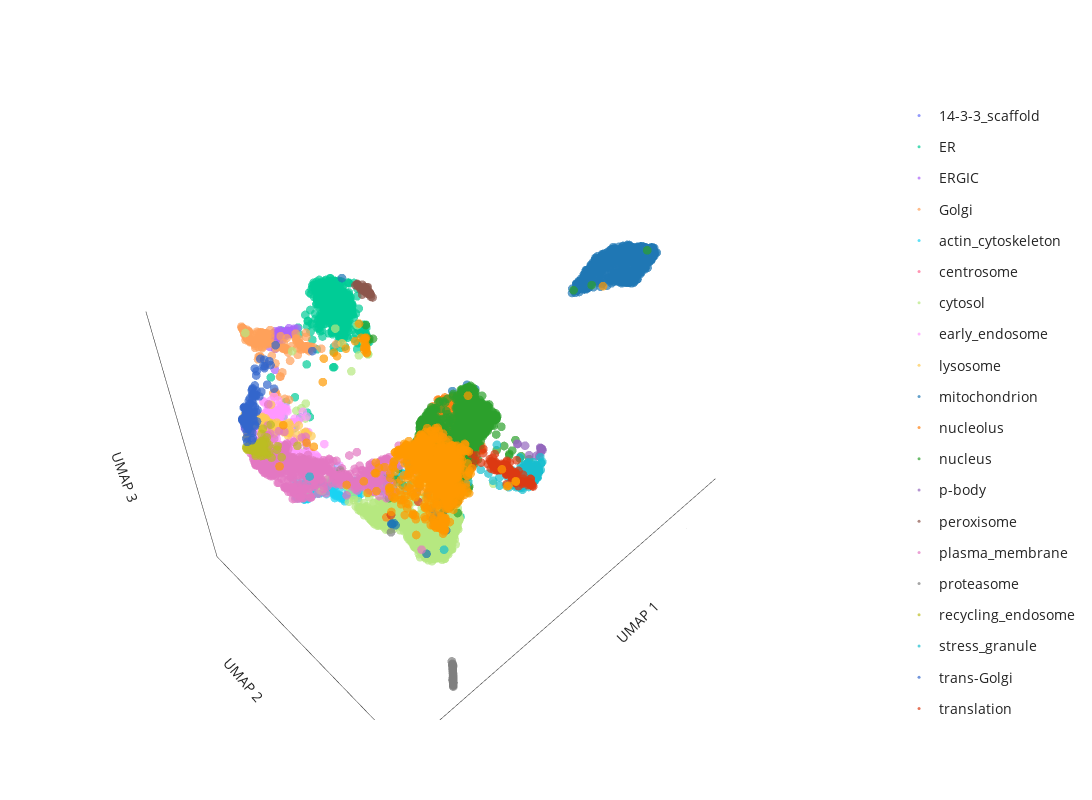

Here is the notebook cell this chart was saved with:
### Code cell
# generate 3D UMAP plot
label_to_color = "consensus_graph_annnotation" # **choose which annotation column to highlight here**

fig = pu.interaction_3D_umap(umap_table,
    node_name='Gene_name_canonical', cluster=label_to_color,
    unlabelled_color='#D0D3D4', unlabelled_opacity=0.1,
    x='3D_umap_1', y='3D_umap_2', z='3D_umap_3',
    categorical=True)
fig.update_layout(width=1200, height=800)

fig.show()

# save the figure as an html file
save_path = os.path.join("output")
save_name = f"UMAP_3Dview_seed={UMAP_seed}.html"
pio.write_html(fig, file=os.path.join(save_path, save_name), auto_open=False)

### Figure 1 — Plotly figure (JSON) as saved in the notebook; plotly's stock layout.template omitted (floating-point values rounded to 4 significant figures; data arrays with more than 128 entries replaced by an {"elided": "..."} marker saying what was removed)
{"data": [{"customdata": {"elided": "130x1 int values"}, "hovertemplate": "<b>%{hovertext}</b><br><br>consensus_graph_annnotation=14-3-3_scaffold<br>UMAP 1=%{x}<br>UMAP 2=%{y}<br>UMAP 3=%{z}<extra></extra>", "hovertext": {"elided": "130 str values"}, "legendgroup": "14-3-3_scaffold", "marker": {"color": "#636EFA", "opacity": 0.7, "size": 3, "symbol": "circle"}, "mode": "markers", "name": "14-3-3_scaffold", "scene": "scene", "showlegend": true, "type": "scatter3d", "x": {"elided": "130 float values"}, "y": {"elided": "130 float values"}, "z": {"elided": "130 float values"}}, {"customdata": {"elided": "750x1 int values"}, "hovertemplate": "<b>%{hovertext}</b><br><br>consensus_graph_annnotation=ER<br>UMAP 1=%{x}<br>UMAP 2=%{y}<br>UMAP 3=%{z}<extra></extra>", "hovertext": {"elided": "750 str values"}, "legendgroup": "ER", "marker": {"color": "#00CC96", "opacity": 0.7, "size": 3, "symbol": "circle"}, "mode": "markers", "name": "ER", "scene": "scene", "showlegend": true, "type": "scatter3d", "x": {"elided": "750 float values"}, "y": {"elided": "750 float values"}, "z": {"elided": "750 float values"}}, {"customdata": [[5141], [4808], [3029], [1983], [5688], [7569], [6800], [958], [512], [2998], [5705], [7596], [230], [3044], [7797], [3597], [5584], [6642], [3162], [4121], [8387], [5759], [282], [3837], [1754], [6281], [3827], [3648], [6708], [1747], [5712], [3519], [576], [4036], [3278], [1919], [4807], [4192], [1646], [3767], [2868], [666], [2299], [5218], [8011], [2511], [5383], [8481], [2617], [2501], [748], [2841], [6828], [2683], [4413]], "hovertemplate": "<b>%{hovertext}</b><br><br>consensus_graph_annnotation=ERGIC<br>UMAP 1=%{x}<br>UMAP 2=%{y}<br>UMAP 3=%{z}<extra></extra>", "hovertext": ["SCAP", "COPA", "GPR89B", "LMAN2", "YIF1B", "LMAN2L", "CHPT1", "COPZ1", "DESI2", "B4DSQ5[p]", "PIGG", "RAB3GAP2", "SREBF2", "ERGIC1", "RAB18", "SEC22B", "SAR1B", "MTMR14", "RAB3GAP1", "SEC24D", "TMED5", "SAR1A", "LMAN1", "RER1", "IER3IP1", "TMED4", "BET1", "SLC39A11", "MCFD2", "TRIM27", "RABL3", "COPB2", "TMED10", "SEC22B", "SEC31A", "ERP44", "COPB1", "SEC24A", "COPG2", "COPE", "YIPF5", "TMED9", "ERGIC3", "TMED1", "MTMR4", "RAB3B", "TMED2", "COPG1", "ARCN1", "LYSMD3", "EGFL7", "TRIM4", "SCFD1", "METTL9", "ARF4"], "legendgroup": "ERGIC", "marker": {"color": "#AB63FA", "opacity": 0.7, "size": 3, "symbol": "circle"}, "mode": "markers", "name": "ERGIC", "scene": "scene", "showlegend": true, "type": "scatter3d", "x": [8.495, 8.719, 8.391, 8.368, 8.51, 8.232, 8.876, 8.763, 8.43, 8.575, 8.243, 8.718, 8.414, 8.203, 8.267, 8.281, 8.637, 9.056, 8.773, 8.536, 8.159, 8.374, 8.19, 8.591, 8.431, 8.516, 8.625, 8.088, 8.228, 8.793, 8.328, 8.746, 8.198, 8.384, 9.016, 8.242, 8.764, 8.516, 8.815, 8.783, 8.628, 8.243, 8.571, 8.18, 8.168, 8.022, 8.274, 8.752, 8.749, 8.546, 8.472, 8.46, 8.421, 8.58, 8.836], "y": [4.598, 5.013, 4.818, 4.905, 4.727, 4.79, 4.848, 5.002, 4.848, 4.602, 4.752, 4.949, 4.789, 4.81, 4.949, 4.906, 4.956, 5.248, 4.952, 4.785, 4.917, 4.928, 4.95, 4.805, 4.885, 4.685, 4.632, 4.874, 4.878, 4.958, 4.949, 5.019, 4.978, 4.867, 4.661, 4.883, 4.972, 4.868, 4.932, 4.992, 4.813, 4.837, 4.621, 4.934, 4.797, 4.921, 4.884, 4.972, 4.986, 4.734, 4.626, 4.783, 4.848, 4.841, 4.818], "z": [6.542, 6.591, 6.56, 6.541, 6.577, 6.508, 6.304, 6.589, 6.52, 6.509, 6.518, 6.519, 6.573, 6.599, 6.56, 6.572, 6.296, 5.837, 6.504, 6.345, 6.562, 6.614, 6.499, 6.468, 6.51, 6.465, 6.499, 6.559, 6.538, 6.256, 6.577, 6.6, 6.472, 6.439, 6.478, 6.5, 6.584, 6.343, 6.561, 6.59, 6.411, 6.488, 6.511, 6.473, 6.386, 6.564, 6.486, 6.576, 6.597, 6.535, 6.478, 6.631, 6.452, 6.513, 6.387]}, {"customdata": {"elided": "193x1 int values"}, "hovertemplate": "<b>%{hovertext}</b><br><br>consensus_graph_annnotation=Golgi<br>UMAP 1=%{x}<br>UMAP 2=%{y}<br>UMAP 3=%{z}<extra></extra>", "hovertext": {"elided": "193 str values"}, "legendgroup": "Golgi", "marker": {"color": "#FFA15A", "opacity": 0.7, "size": 3, "symbol": "circle"}, "mode": "markers", "name": "Golgi", "scene": "scene", "showlegend": true, "type": "scatter3d", "x": {"elided": "193 float values"}, "y": {"elided": "193 float values"}, "z": {"elided": "193 float values"}}, {"customdata": {"elided": "279x1 int values"}, "hovertemplate": "<b>%{hovertext}</b><br><br>consensus_graph_annnotation=actin_cytoskeleton<br>UMAP 1=%{x}<br>UMAP 2=%{y}<br>UMAP 3=%{z}<extra></extra>", "hovertext": {"elided": "279 str values"}, "legendgroup": "actin_cytoskeleton", "marker": {"color": "#19D3F3", "opacity": 0.7, "size": 3, "symbol": "circle"}, "mode": "markers", "name": "actin_cytoskeleton", "scene": "scene", "showlegend": true, "type": "scatter3d", "x": {"elided": "279 float values"}, "y": {"elided": "279 float values"}, "z": {"elided": "279 float values"}}, {"customdata": [[4197], [7022], [5846], [5861], [6604], [5687], [1325], [4698], [7292], [6543], [2725], [3168], [7168], [6500], [354], [3244], [1174], [6153], [7486], [6507], [6155], [8501], [2284], [10], [7175], [7320], [2440], [1302], [1148], [5493], [1805], [6418], [6850], [2147], [4142], [5908], [3831], [1381], [5540], [4204], [8342], [6773], [2771], [1318], [3657], [7409], [22], [6181], [6389], [2140]], "hovertemplate": "<b>%{hovertext}</b><br><br>consensus_graph_annnotation=centrosome<br>UMAP 1=%{x}<br>UMAP 2=%{y}<br>UMAP 3=%{z}<extra></extra>", "hovertext": ["PCNT", "TBC1D31", "CROCC", "CEP350", "CEP120", "ODF2", "MPHOSPH9", "CSNK1D", "AKAP9", "NIN", "BBS4", "PCM1", "CCDC138", "SPICE1", "CEP57", "PCM1", "ALMS1", "TPGS1", "CEP41", "CNTROB", "CEP128", "CCDC61", "CEP350", "CCP110", "CEP63", "CCDC77", "OFD1", "WRAP73", "MED4", "KIF7", "CEP78", "CEP97", "PIBF1", "CEP290", "CEP152", "CEP135", "CETN3", "CDK5RAP2", "C2CD3", "CEP43", "SSX2IP", "CEP192", "CEP131", "RNF213", "CCDC14", "CEP250", "CEP72", "CEP68", "MIB1", "CSPP1"], "legendgroup": "centrosome", "marker": {"color": "#FF6692", "opacity": 0.7, "size": 3, "symbol": "circle"}, "mode": "markers", "name": "centrosome", "scene": "scene", "showlegend": true, "type": "scatter3d", "x": [8.098, 8.166, 8.024, 8.148, 8.091, 8.138, 7.662, 8.102, 8.067, 7.987, 8.144, 8.026, 8.064, 8.016, 7.987, 8.07, 7.853, 7.733, 8.033, 8.04, 8.122, 8.132, 6.659, 8.108, 7.629, 7.91, 8.12, 8.123, 8.015, 8.142, 7.704, 8.139, 8.123, 8.125, 7.77, 8.117, 7.16, 8.135, 7.568, 8.144, 8.107, 7.818, 8.048, 7.858, 8.144, 8.097, 8.144, 8.037, 8.013, 8.153], "y": [11.13, 11.15, 11.08, 11.16, 11.15, 11.15, 10.78, 11.1, 11.14, 11.08, 11.15, 11.03, 11.09, 11.05, 11.01, 11.04, 10.99, 10.7, 11.03, 11.13, 11.15, 11.15, 9.039, 11.09, 10.86, 11.01, 11.12, 11.11, 11.04, 11.15, 10.6, 10.94, 11.13, 11.13, 10.99, 11.17, 10.54, 11.16, 10.91, 11.12, 11.11, 10.99, 11.07, 10.81, 11.17, 11.15, 11.13, 11.12, 11.0, 11.17], "z": [5.042, 5.009, 5.035, 5.021, 5.108, 5.025, 4.919, 5.015, 5.086, 5.156, 5.018, 4.978, 4.98, 5.187, 5.231, 5.025, 5.172, 4.702, 5.093, 5.122, 5.025, 5.019, 3.39, 5.056, 5.055, 5.018, 5.008, 5.016, 4.952, 5.003, 4.546, 5.066, 5.02, 5.022, 5.101, 5.084, 5.283, 5.036, 4.892, 4.997, 5.004, 5.1, 5.013, 4.869, 5.029, 5.083, 5.009, 5.111, 4.98, 5.022]}, {"customdata": {"elided": "1836x1 int values"}, "hovertemplate": "<b>%{hovertext}</b><br><br>consensus_graph_annnotation=cytosol<br>UMAP 1=%{x}<br>UMAP 2=%{y}<br>UMAP 3=%{z}<extra></extra>", "hovertext": {"elided": "1836 str values"}, "legendgroup": "cytosol", "marker": {"color": "#B6E880", "opacity": 0.7, "size": 3, "symbol": "circle"}, "mode": "markers", "name": "cytosol", "scene": "scene", "showlegend": true, "type": "scatter3d", "x": {"elided": "1836 float values"}, "y": {"elided": "1836 float values"}, "z": {"elided": "1836 float values"}}, {"customdata": {"elided": "223x1 int values"}, "hovertemplate": "<b>%{hovertext}</b><br><br>consensus_graph_annnotation=early_endosome<br>UMAP 1=%{x}<br>UMAP 2=%{y}<br>UMAP 3=%{z}<extra></extra>", "hovertext": {"elided": "223 str values"}, "legendgroup": "early_endosome", "marker": {"color": "#FF97FF", "opacity": 0.7, "size": 3, "symbol": "circle"}, "mode": "markers", "name": "early_endosome", "scene": "scene", "showlegend": true, "type": "scatter3d", "x": {"elided": "223 float values"}, "y": {"elided": "223 float values"}, "z": {"elided": "223 float values"}}, {"customdata": {"elided": "169x1 int values"}, "hovertemplate": "<b>%{hovertext}</b><br><br>consensus_graph_annnotation=lysosome<br>UMAP 1=%{x}<br>UMAP 2=%{y}<br>UMAP 3=%{z}<extra></extra>", "hovertext": {"elided": "169 str values"}, "legendgroup": "lysosome", "marker": {"color": "#FECB52", "opacity": 0.7, "size": 3, "symbol": "circle"}, "mode": "markers", "name": "lysosome", "scene": "scene", "showlegend": true, "type": "scatter3d", "x": {"elided": "169 float values"}, "y": {"elided": "169 float values"}, "z": {"elided": "169 float values"}}, {"customdata": {"elided": "864x1 int values"}, "hovertemplate": "<b>%{hovertext}</b><br><br>consensus_graph_annnotation=mitochondrion<br>UMAP 1=%{x}<br>UMAP 2=%{y}<br>UMAP 3=%{z}<extra></extra>", "hovertext": {"elided": "864 str values"}, "legendgroup": "mitochondrion", "marker": {"color": "#1F77B4", "opacity": 0.7, "size": 3, "symbol": "circle"}, "mode": "markers", "name": "mitochondrion", "scene": "scene", "showlegend": true, "type": "scatter3d", "x": {"elided": "864 float values"}, "y": {"elided": "864 float values"}, "z": {"elided": "864 float values"}}, {"customdata": {"elided": "209x1 int values"}, "hovertemplate": "<b>%{hovertext}</b><br><br>consensus_graph_annnotation=nucleolus<br>UMAP 1=%{x}<br>UMAP 2=%{y}<br>UMAP 3=%{z}<extra></extra>", "hovertext": {"elided": "209 str values"}, "legendgroup": "nucleolus", "marker": {"color": "#FF7F0E", "opacity": 0.7, "size": 3, "symbol": "circle"}, "mode": "markers", "name": "nucleolus", "scene": "scene", "showlegend": true, "type": "scatter3d", "x": {"elided": "209 float values"}, "y": {"elided": "209 float values"}, "z": {"elided": "209 float values"}}, {"customdata": {"elided": "1538x1 int values"}, "hovertemplate": "<b>%{hovertext}</b><br><br>consensus_graph_annnotation=nucleus<br>UMAP 1=%{x}<br>UMAP 2=%{y}<br>UMAP 3=%{z}<extra></extra>", "hovertext": {"elided": "1538 str values"}, "legendgroup": "nucleus", "marker": {"color": "#2CA02C", "opacity": 0.7, "size": 3, "symbol": "circle"}, "mode": "markers", "name": "nucleus", "scene": "scene", "showlegend": true, "type": "scatter3d", "x": {"elided": "1538 float values"}, "y": {"elided": "1538 float values"}, "z": {"elided": "1538 float values"}}, {"customdata": [[8379], [7660], [1520], [219], [6036], [6495], [6493], [1268], [6129], [5829], [7064], [7446], [6651], [8432], [4933], [6297], [7814], [6391]], "hovertemplate": "<b>%{hovertext}</b><br><br>consensus_graph_annnotation=p-body<br>UMAP 1=%{x}<br>UMAP 2=%{y}<br>UMAP 3=%{z}<extra></extra>", "hovertext": ["LSM2", "YTHDC2", "LSM1", "EIF4ENIF1", "EDC4", "XRN1", "DCP1B", "LSM5", "Q6ZMY0[p]", "LSM14B", "EDC3", "LSM14B", "LSM14A", "MARF1", "LSM3", "PATL1", "DCP1A", "DCP2"], "legendgroup": "p-body", "marker": {"color": "#9467BD", "opacity": 0.7, "size": 3, "symbol": "circle"}, "mode": "markers", "name": "p-body", "scene": "scene", "showlegend": true, "type": "scatter3d", "x": [6.182, 6.146, 5.962, 6.028, 5.981, 6.001, 5.972, 6.133, 6.242, 6.169, 5.998, 7.944, 6.074, 5.939, 6.216, 5.973, 5.991, 5.974], "y": [11.46, 12.13, 12.03, 12.08, 12.08, 12.11, 12.05, 11.66, 11.9, 12.06, 12.07, 10.64, 12.12, 11.98, 11.47, 12.02, 12.07, 12.05], "z": [5.158, 5.129, 5.221, 5.222, 5.235, 5.231, 5.225, 5.19, 5.087, 5.118, 5.226, 5.893, 5.199, 5.201, 5.194, 5.228, 5.225, 5.232]}, {"customdata": [[3836], [3713], [306], [1482], [7468], [6346], [5958], [4861], [1164], [4512], [5111], [174], [8189], [5972], [5503], [7253], [2180], [3930], [4509], [2947], [3917], [5567], [1483], [757], [3834], [932], [8473], [1991], [6163], [1081], [8225], [2751], [4574], [4578], [4030], [6315], [6915], [2004], [7852], [3780]], "hovertemplate": "<b>%{hovertext}</b><br><br>consensus_graph_annnotation=peroxisome<br>UMAP 1=%{x}<br>UMAP 2=%{y}<br>UMAP 3=%{z}<extra></extra>", "hovertext": ["ACOX3", "AGPS", "ACAA1", "PEX5", "PECR", "LONP2", "GSTK1", "PEX3", "PEX12", "PEX2", "EHHADH", "PEX26", "HACL1", "ECI2", "TYSND1", "PAFAH2", "ACBD5", "PEX1", "ABCD3", "B4DL07[p]", "SLC25A17", "DECR2", "HSD17B4", "ACOX1", "GNPAT", "FAR2", "PEX16", "SCP2", "ACAD11", "PEX6", "CROT", "FAR1", "ABCD1", "EPHX2", "PEX14", "TMEM135", "PEX13", "CAT", "PXMP2", "ACOT8"], "legendgroup": "peroxisome", "marker": {"color": "#8C564B", "opacity": 0.7, "size": 3, "symbol": "circle"}, "mode": "markers", "name": "peroxisome", "scene": "scene", "showlegend": true, "type": "scatter3d", "x": [5.925, 5.885, 5.981, 5.817, 6.009, 5.913, 6.067, 6.13, 5.901, 5.878, 6.09, 5.817, 5.94, 6.024, 5.92, 5.826, 6.017, 5.834, 5.898, 5.851, 6.052, 6.055, 5.859, 5.897, 5.911, 5.942, 6.176, 5.86, 6.081, 5.85, 5.856, 5.949, 5.838, 5.852, 5.935, 5.891, 6.082, 5.978, 5.92, 6.095], "y": [5.258, 5.364, 5.335, 5.472, 5.275, 5.28, 5.341, 5.251, 5.299, 5.308, 5.174, 5.289, 5.329, 5.33, 5.26, 5.409, 5.253, 5.397, 5.351, 5.371, 5.203, 5.268, 5.37, 5.349, 5.346, 5.216, 5.218, 5.398, 5.175, 5.406, 5.294, 5.335, 5.381, 5.446, 5.37, 5.351, 5.214, 5.329, 5.362, 5.204], "z": [7.198, 7.071, 7.159, 6.91, 7.184, 7.176, 7.039, 7.294, 7.156, 7.147, 7.31, 7.164, 7.114, 7.145, 7.2, 6.988, 7.178, 7.014, 7.085, 7.048, 7.247, 7.179, 7.043, 7.115, 7.119, 7.264, 7.326, 6.992, 7.32, 6.995, 7.18, 7.139, 7.047, 6.932, 7.078, 7.081, 7.284, 7.111, 7.029, 7.305]}, {"customdata": {"elided": "653x1 int values"}, "hovertemplate": "<b>%{hovertext}</b><br><br>consensus_graph_annnotation=plasma_membrane<br>UMAP 1=%{x}<br>UMAP 2=%{y}<br>UMAP 3=%{z}<extra></extra>", "hovertext": {"elided": "653 str values"}, "legendgroup": "plasma_membrane", "marker": {"color": "#E377C2", "opacity": 0.7, "size": 3, "symbol": "circle"}, "mode": "markers", "name": "plasma_membrane", "scene": "scene", "showlegend": true, "type": "scatter3d", "x": {"elided": "653 float values"}, "y": {"elided": "653 float values"}, "z": {"elided": "653 float values"}}, {"customdata": [[4486], [1249], [5451], [649], [4485], [3356], [1264], [2438], [7128], [4906], [8070], [6621], [698], [5333], [7251], [1587], [4822], [5193], [8514], [8511], [8330], [5885], [4922], [5347], [6939], [2748], [1653], [594], [3553], [1654], [5078], [1418], [1965], [1655], [4508], [1470], [259], [263], [5836], [3723], [5597], [1686], [984], [4768], [2835], [6831], [1448], [7531], [1664], [4507], [5387], [6593], [4825], [4830], [5950], [3868], [8437], [1244], [1416], [5880], [5724], [8431], [5742], [5741], [1652], [879], [3035], [5957], [3883], [1624], [1625], [5615]], "hovertemplate": "<b>%{hovertext}</b><br><br>consensus_graph_annnotation=proteasome<br>UMAP 1=%{x}<br>UMAP 2=%{y}<br>UMAP 3=%{z}<extra></extra>", "hovertext": ["PSMA4", "PSMC6", "ADRM1", "RAD23A", "PSMA1", "PSMB7", "NUB1", "PSMC4", "NGLY1", "PSME3", "RNF181", "AFG2A", "PSMG3", "PSME4", "PSMD1", "PSMA5", "USP14", "PSMD2", "PSMC3", "PSMD8", "POMP", "ECPAS", "PSMC1", "PSMD6", "PSMG2", "PSMG1", "PSMA3", "PSME3IP1", "UBFD1", "PSMA6", "UBE3A", "PSME1", "PSMB3", "PSMB4", "PSMB5", "PSMD12", "PSMD13", "ZFAND5", "DDI2", "PSMD11", "PSMB1", "PSMD14", "TCP11L2", "PSMD7", "TCP11L1", "UBLCP1", "BAG1", "PITHD1", "PSMC2", "PSMB6", "UBE3C", "UBR7", "RAD23B", "PSMD4", "PSME3", "PSMD3", "RNF115", "PSME2", "PSMA7", "PSMD4", "PSMG4", "USP15", "UCHL5", "UCHL5", "PSMC3", "PSMA2", "UBQLN2", "ZFAND6", "TXNL1", "PSMC5", "PSMB2", "AKIRIN2"], "legendgroup": "proteasome", "marker": {"color": "#7F7F7F", "opacity": 0.7, "size": 3, "symbol": "circle"}, "mode": "markers", "name": "proteasome", "scene": "scene", "showlegend": true, "type": "scatter3d", "x": [9.41, 9.425, 9.41, 9.189, 9.421, 9.404, 9.203, 9.44, 9.127, 8.933, 9.132, 9.258, 9.221, 9.328, 9.431, 9.377, 9.375, 9.41, 9.429, 9.461, 9.189, 9.307, 9.4, 9.371, 9.337, 9.302, 9.4, 9.168, 9.194, 9.41, 9.23, 9.429, 9.447, 9.438, 9.419, 9.419, 9.443, 9.224, 9.12, 9.423, 9.441, 9.383, 9.167, 9.413, 9.143, 9.214, 9.159, 9.177, 9.423, 9.39, 9.342, 9.164, 9.423, 9.404, 9.272, 9.39, 9.343, 9.369, 9.372, 9.443, 9.152, 9.201, 9.207, 9.406, 9.165, 9.392, 9.391, 9.206, 9.221, 9.419, 9.404, 9.188], "y": [12.39, 12.41, 12.39, 12.14, 12.4, 12.38, 12.16, 12.42, 12.08, 9.637, 12.06, 12.22, 12.18, 12.3, 12.42, 12.36, 12.35, 12.39, 12.41, 12.45, 12.15, 12.28, 12.38, 12.35, 12.31, 12.28, 12.38, 12.12, 12.15, 12.4, 12.19, 12.41, 12.43, 12.42, 12.4, 12.4, 12.43, 12.18, 12.04, 12.41, 12.43, 12.36, 12.12, 12.4, 12.09, 12.17, 12.12, 12.13, 12.4, 12.37, 12.32, 12.1, 12.41, 12.39, 12.24, 12.38, 12.31, 12.35, 12.35, 12.43, 12.12, 12.15, 12.16, 12.39, 12.11, 12.37, 12.34, 12.16, 12.18, 12.4, 12.38, 12.14], "z": [-0.3427, -0.3555, -0.3402, -0.1848, -0.351, -0.3368, -0.1967, -0.3725, -0.13, 2.779, -0.1519, -0.2316, -0.2099, -0.2875, -0.3633, -0.3119, -0.3134, -0.3437, -0.3606, -0.3935, -0.189, -0.2667, -0.334, -0.3101, -0.2924, -0.2528, -0.3343, -0.1678, -0.1931, -0.3288, -0.2144, -0.3596, -0.376, -0.3711, -0.3499, -0.3524, -0.3737, -0.2133, -0.06983, -0.3554, -0.3717, -0.3173, -0.17, -0.3478, -0.1416, -0.198, -0.1563, -0.184, -0.353, -0.319, -0.2866, -0.1491, -0.3522, -0.3395, -0.2415, -0.3417, -0.2814, -0.3127, -0.307, -0.3756, -0.148, -0.2033, -0.2046, -0.3334, -0.1647, -0.324, -0.288, -0.1991, -0.2112, -0.3522, -0.3377, -0.183]}, {"customdata": [[2023], [1704], [1809], [1853], [5635], [5020], [2276], [1700], [5725], [2404], [1687], [7407], [7680], [7357], [1670], [4978], [2322], [4987], [2203], [5740], [1786], [2035], [7514], [1814], [8183], [6354], [5162], [267], [7988], [257], [3777], [3787], [5500], [828], [3824], [3850], [196], [4560], [5103], [5520], [6907], [6926], [6210], [977], [2681], [8034], [6726], [5445], [3368], [5442], [3470], [8232], [640], [6497], [5242], [8345], [457], [444], [8110], [6446], [6652], [6435], [5408], [3133], [6377], [6460], [5551], [5217], [7074], [4654], [8496], [4701], [7092], [4695], [2593], [14], [2612], [7781], [6117], [6138], [2515], [5024], [64], [3995], [5786]], "hovertemplate": "<b>%{hovertext}</b><br><br>consensus_graph_annnotation=recycling_endosome<br>UMAP 1=%{x}<br>UMAP 2=%{y}<br>UMAP 3=%{z}<extra></extra>", "hovertext": ["ECE1", "RALGAPA1", "ATP13A3", "ARHGAP10", "ATP6V0A1", "LRP2", "STEAP3", "RAB11FIP5", "WDR44", "Q59FF5[p];A8CDT9[p]", "SERPINF1", "VAMP8", "PACC1", "CRACR2A", "SCAMP2", "SIRPA", "ABCB1", "CSNK1G2", "ARL13B", "COLEC12", "STX3", "A0A3B3ITR4[p]", "SEMA4C", "SMIM1", "LNPEP", "RALGAPB", "PTPRJ", "CEMIP2", "GFOD1", "NKIRAS2", "ITGB1BP1", "SCAMP3", "RALGAPA2", "SLC12A6", "SCAMP1", "STX7", "CDK16", "SFN", "LRP1", "GFOD2", "APBB2", "SCAMP4", "RAB11FIP2", "SYT1", "ATP6V0D1", "PODXL2", "ITFG1", "RAB11B", "ATP11A", "VAMP3", "VAMP2", "PACSIN3", "LDLR", "CMTM4", "RAB32", "ATP11B", "CERK", "MYADM", "MRC2", "CD302", "CCNY", "LMTK2", "NHERF2", "PODXL", "STX12", "SLC35F2", "ANO6", "ADAM9", "CMTM7", "SLC1A1", "CSNK1G3", "ADGRE5", "ABHD17A", "TRAPPC10", "BICD1", "GPRC5B", "MICALL1", "KIAA1549", "RAB11FIP1", "SLCO4C1", "A8K6Q8[p];B7Z2I6[p]", "ATP8B2", "FCGRT", "ATP9A", "SLC35F1"], "legendgroup": "recycling_endosome", "marker": {"color": "#BCBD22", "opacity": 0.7, "size": 3, "symbol": "circle"}, "mode": "markers", "name": "recycling_endosome", "scene": "scene", "showlegend": true, "type": "scatter3d", "x": [10.74, 10.96, 10.89, 10.54, 10.47, 10.95, 10.71, 10.72, 10.64, 10.91, 10.02, 10.64, 10.64, 10.76, 10.6, 10.55, 10.9, 10.6, 10.85, 10.88, 10.71, 10.89, 10.93, 10.93, 10.77, 10.86, 10.94, 10.91, 10.95, 10.92, 10.76, 10.21, 10.97, 10.85, 10.55, 10.52, 10.37, 10.75, 10.86, 10.65, 10.35, 10.58, 10.96, 10.81, 10.31, 10.78, 10.58, 10.22, 10.9, 10.27, 10.5, 10.68, 10.89, 10.48, 10.69, 10.92, 10.85, 10.24, 10.91, 10.58, 10.51, 10.95, 10.7, 10.82, 10.34, 10.66, 10.78, 10.81, 10.67, 10.61, 10.83, 10.94, 10.86, 10.72, 9.729, 10.89, 10.96, 10.92, 10.75, 10.59, 10.34, 10.73, 10.55, 10.88, 10.65], "y": [6.835, 6.892, 6.715, 7.116, 6.65, 6.875, 6.804, 6.942, 6.731, 6.942, 6.353, 6.742, 6.749, 6.804, 6.812, 6.854, 6.861, 7.028, 6.844, 6.815, 6.897, 6.966, 6.677, 6.762, 6.551, 6.881, 6.906, 6.854, 6.881, 6.88, 7.104, 6.268, 6.905, 6.567, 6.755, 6.763, 7.309, 7.117, 6.545, 7.01, 6.635, 6.798, 6.901, 6.59, 6.325, 6.913, 6.707, 6.921, 6.742, 6.508, 6.612, 6.929, 6.573, 6.777, 6.883, 6.801, 6.93, 6.884, 6.688, 6.759, 6.985, 6.894, 7.013, 6.884, 6.522, 6.898, 6.869, 6.914, 6.741, 6.91, 6.907, 6.751, 6.851, 6.38, 7.013, 6.865, 6.909, 6.914, 6.913, 6.843, 6.713, 6.959, 6.851, 6.824, 6.923], "z": [4.959, 5.129, 5.003, 4.736, 4.956, 5.109, 4.842, 5.042, 4.993, 5.099, 5.093, 5.01, 4.941, 5.041, 5.014, 4.93, 5.049, 4.82, 5.001, 5.046, 4.76, 5.085, 5.0, 5.055, 4.859, 5.094, 5.109, 5.073, 5.109, 5.094, 5.062, 5.018, 5.132, 4.958, 5.015, 4.956, 4.758, 5.107, 4.887, 4.919, 4.85, 5.025, 5.132, 4.987, 4.932, 4.956, 4.994, 4.82, 5.01, 4.897, 4.949, 4.904, 4.959, 4.652, 5.007, 5.071, 4.866, 4.692, 5.011, 4.887, 4.795, 5.117, 4.827, 4.985, 4.86, 5.011, 4.982, 4.964, 5.002, 4.91, 4.9, 5.0, 5.038, 5.086, 4.603, 5.016, 5.117, 5.082, 5.031, 4.992, 4.792, 4.916, 4.988, 5.086, 5.061]}, {"customdata": {"elided": "252x1 int values"}, "hovertemplate": "<b>%{hovertext}</b><br><br>consensus_graph_annnotation=stress_granule<br>UMAP 1=%{x}<br>UMAP 2=%{y}<br>UMAP 3=%{z}<extra></extra>", "hovertext": {"elided": "252 str values"}, "legendgroup": "stress_granule", "marker": {"color": "#17BECF", "opacity": 0.7, "size": 3, "symbol": "circle"}, "mode": "markers", "name": "stress_granule", "scene": "scene", "showlegend": true, "type": "scatter3d", "x": {"elided": "252 float values"}, "y": {"elided": "252 float values"}, "z": {"elided": "252 float values"}}, {"customdata": [[8339], [558], [1620], [4], [5579], [7579], [1345], [531], [7459], [7452], [1224], [1630], [1027], [8422], [7495], [7866], [1130], [5071], [8447], [422], [7828], [7919], [7549], [416], [1556], [383], [7501], [771], [8465], [8324], [8280], [1403], [1778], [1239], [300], [2073], [6401], [2090], [2855], [4448], [3007], [2430], [6388], [3661], [4009], [4434], [2353], [2818], [3222], [7345], [6756], [4028], [3396], [5907], [6909], [3052], [2514], [6644], [2094], [3955], [2984], [4791], [6293], [3801], [4324], [7242], [7202], [6829], [2159], [7189], [6799], [7188], [3899], [3901], [4772], [2907], [6588], [3913], [2274], [6340], [3925], [4771], [6743], [6420], [6272], [2729], [6951], [5882], [5898], [2569], [5901], [2584], [5895], [2727], [3151], [5667], [7013], [5951], [6959], [3558], [4162], [3083], [6505], [4099], [2761], [1929]], "hovertemplate": "<b>%{hovertext}</b><br><br>consensus_graph_annnotation=trans-Golgi<br>UMAP 1=%{x}<br>UMAP 2=%{y}<br>UMAP 3=%{z}<extra></extra>", "hovertext": ["TRAPPC4", "ANGEL1", "OSBPL11", "TM9SF2", "MTMR9", "CYSTM1", "TRAPPC2L", "SPG21", "TMEM59", "OSBPL10", "SNAP47", "SH3GLB1", "TRAPPC8", "ATP6V0A2", "WDR11", "RAB6B", "SPRYD7", "ATP7A", "YIPF1", "WDFY1", "HINT3", "NDFIP2", "RAB33B", "ATG9A", "DTNBP1", "ACBD3", "PRKD2", "SYNGR2", "TRAPPC1", "MTMR6", "SNX7", "SLC12A7", "PSEN2", "ARFIP2", "TBC1D5", "LRBA", "TRAPPC5", "TGOLN2", "TRAPPC11", "OSBP", "LMBRD2", "TMEM87A", "RAB43", "C17orf75", "DNAJC13", "M6PR", "TRAPPC13", "GOLM1", "TVP23C", "SLC35A5", "BLOC1S5", "VAMP4", "MDK", "FAM91A1", "GLG1", "ARFIP1", "SV2A", "DAGLB", "MFSD4B", "STX10", "KCT2", "EFNA5", "TRAPPC6B", "RAB29", "TRAPPC2", "OSBPL9", "TRAPPC9", "TRAPPC12", "SLC9A6", "STX16", "RAB2B", "ANKRD27", "SPRY1", "TRAPPC3", "CLCN5", "SLC12A4", "ARFGAP1", "STX6", "TMEM63A", "TPRA1", "ATP9B", "CLCN3", "PI4K2B", "FAM219A", "PLEKHH3", "SYAP1", "TMEM230", "SNX30", "LRIG1", "YIPF6", "AP1AR", "SORT1", "FAM219B", "KIAA0319L", "ATP7B", "ATP8A1", "RAB39B", "NAPG", "VTI1A", "STX16", "SNX4", "SYNGR1", "FAM177A1", "CPD", "SNX8", "SLC20A2"], "legendgroup": "trans-Golgi", "marker": {"color": "#3366CC", "opacity": 0.7, "size": 3, "symbol": "circle"}, "mode": "markers", "name": "trans-Golgi", "scene": "scene", "showlegend": true, "type": "scatter3d", "x": [10.21, 9.426, 9.815, 9.456, 10.14, 10.31, 10.29, 10.3, 9.832, 9.807, 10.06, 9.941, 10.26, 9.817, 10.18, 9.768, 9.824, 10.46, 10.17, 10.44, 9.339, 9.964, 9.241, 10.39, 9.998, 9.164, 9.99, 10.32, 10.25, 10.11, 10.12, 10.52, 10.04, 9.285, 10.28, 10.53, 10.42, 9.791, 10.21, 9.226, 10.4, 9.797, 9.661, 10.15, 10.44, 10.42, 10.22, 9.531, 10.28, 9.723, 10.07, 10.02, 10.48, 10.13, 9.459, 9.777, 10.47, 10.17, 10.37, 10.36, 9.687, 10.24, 10.48, 9.103, 10.27, 9.868, 10.53, 10.23, 10.47, 7.887, 9.787, 10.39, 10.58, 10.39, 10.41, 10.55, 8.735, 10.43, 10.47, 10.23, 10.29, 10.43, 9.941, 10.04, 10.55, 9.067, 9.863, 10.42, 10.08, 10.02, 10.38, 10.67, 10.08, 9.862, 10.21, 10.43, 10.11, 9.989, 10.28, 10.38, 10.34, 10.18, 9.274, 9.826, 10.4, 10.74], "y": [5.834, 5.384, 5.247, 4.985, 5.434, 5.727, 5.64, 5.471, 5.052, 5.249, 5.761, 5.6, 5.509, 5.365, 5.404, 5.507, 5.418, 5.882, 5.522, 5.823, 5.559, 5.161, 5.072, 5.717, 5.444, 4.96, 5.587, 6.083, 5.822, 5.438, 5.534, 6.148, 5.158, 5.064, 5.386, 6.217, 5.915, 5.307, 5.485, 4.874, 5.75, 5.236, 5.459, 5.438, 5.806, 5.624, 5.483, 5.073, 5.697, 5.115, 5.413, 5.416, 6.205, 5.453, 4.924, 5.428, 5.836, 5.528, 5.718, 5.697, 5.2, 5.78, 6.066, 5.139, 5.988, 5.345, 6.122, 5.505, 5.944, 5.31, 5.379, 5.583, 6.103, 5.96, 5.631, 5.983, 4.911, 5.859, 5.986, 6.047, 5.725, 5.643, 5.402, 5.427, 6.321, 5.039, 5.398, 5.657, 5.212, 5.554, 5.669, 6.196, 5.674, 5.303, 5.516, 5.684, 5.563, 5.524, 5.69, 5.796, 5.718, 5.779, 5.105, 5.335, 5.663, 6.364], "z": [5.2, 5.597, 5.536, 5.851, 5.133, 5.062, 5.279, 4.898, 5.189, 5.387, 5.217, 5.139, 5.324, 5.426, 5.189, 5.444, 5.425, 5.077, 5.288, 5.072, 5.51, 5.071, 5.956, 5.168, 4.996, 6.082, 5.257, 5.064, 5.21, 5.14, 5.121, 4.746, 4.91, 5.964, 4.724, 5.077, 5.048, 5.491, 5.291, 6.094, 5.162, 5.555, 5.522, 5.233, 5.082, 5.078, 5.325, 5.793, 5.268, 5.494, 5.051, 5.299, 4.998, 5.169, 5.909, 5.588, 5.132, 5.193, 5.198, 5.187, 5.61, 5.277, 5.12, 5.963, 5.155, 5.46, 5.096, 5.316, 5.101, 5.955, 5.433, 5.079, 5.021, 5.123, 5.037, 5.046, 6.327, 5.13, 5.031, 5.142, 5.203, 5.105, 5.34, 5.401, 4.925, 6.021, 5.451, 5.092, 4.985, 5.305, 5.135, 4.912, 5.192, 5.45, 5.159, 5.105, 4.884, 5.337, 5.211, 5.147, 5.084, 4.87, 5.924, 5.468, 5.038, 4.932]}, {"customdata": {"elided": "144x1 int values"}, "hovertemplate": "<b>%{hovertext}</b><br><br>consensus_graph_annnotation=translation<br>UMAP 1=%{x}<br>UMAP 2=%{y}<br>UMAP 3=%{z}<extra></extra>", "hovertext": {"elided": "144 str values"}, "legendgroup": "translation", "marker": {"color": "#DC3912", "opacity": 0.7, "size": 3, "symbol": "circle"}, "mode": "markers", "name": "translation", "scene": "scene", "showlegend": true, "type": "scatter3d", "x": {"elided": "144 float values"}, "y": {"elided": "144 float values"}, "z": {"elided": "144 float values"}}, {"customdata": {"elided": "875x1 int values"}, "hovertemplate": "<b>%{hovertext}</b><br><br>consensus_graph_annnotation=unclassified<br>UMAP 1=%{x}<br>UMAP 2=%{y}<br>UMAP 3=%{z}<extra></extra>", "hovertext": {"elided": "875 str values"}, "legendgroup": "unclassified", "marker": {"color": "#FF9900", "opacity": 0.7, "size": 3, "symbol": "circle"}, "mode": "markers", "name": "unclassified", "scene": "scene", "showlegend": true, "type": "scatter3d", "x": {"elided": "875 float values"}, "y": {"elided": "875 float values"}, "z": {"elided": "875 float values"}}], "layout": {"height": 800, "legend": {"font": {"size": 14}}, "scene": {"xaxis": {"tickfont": {"size": 1}, "ticks": "", "title": {"text": "UMAP 1"}}, "yaxis": {"tickfont": {"size": 1}, "ticks": "", "title": {"text": "UMAP 2"}}, "zaxis": {"tickfont": {"size": 1}, "ticks": "", "title": {"text": "UMAP 3"}}}, "uniformtext": {"minsize": 14, "mode": "hide"}, "width": 1200}}
